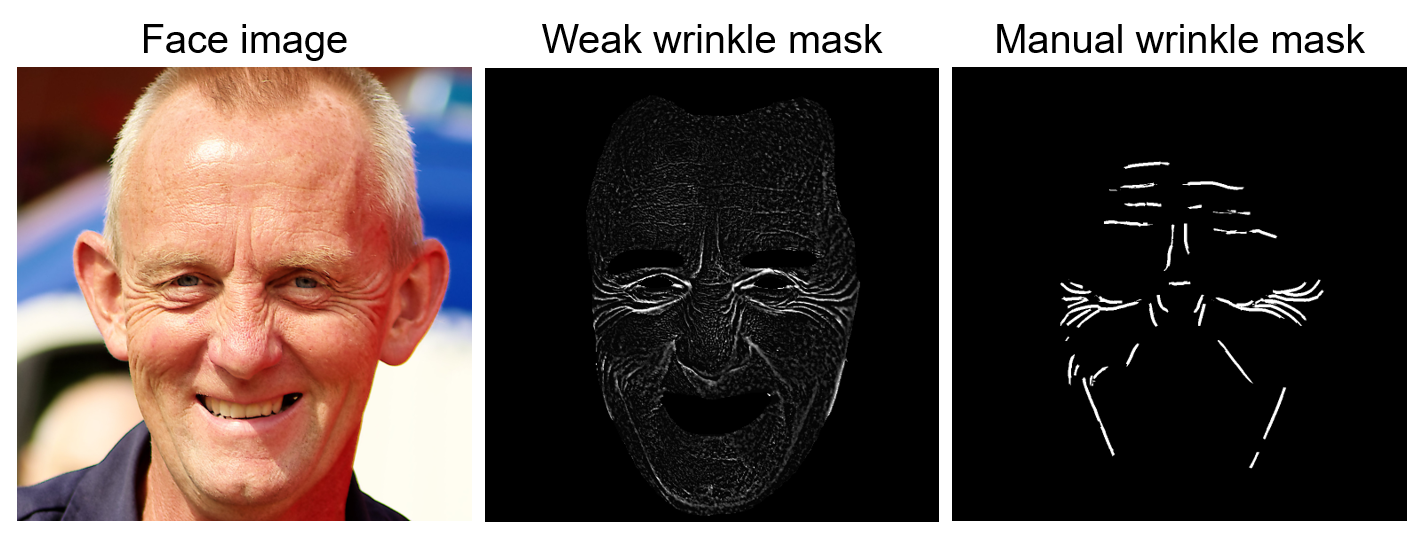
#> input picture overview.png, 1424 x 540 px
$ python -i face_detection.py   (imports and definitions only)
#> lines starting #> are read from the running program, lines starting #| are printed output that depends on the picture
#> further down, picture is the input picture: PIL image 1424x540 RGBA; mean R, G, B, A 99.7, 86.9, 82.9, 255
import cv2
import numpy as np
from PIL import Image

# Load the pre-trained Haar Cascade classifier for face detection
face_cascade = cv2.CascadeClassifier(
    cv2.data.haarcascades + "haarcascade_frontalface_default.xml"
)


def calculate_wrinkle_metrics(mask: np.ndarray) -> tuple[float, int]:
    """
    Calculate wrinkle metrics: percentage of pixels and wrinkle count.

    Args:
        mask (np.ndarray): Binary wrinkle mask (0 and 1).

    Returns:
        float: Wrinkle percentage relative to total pixels.
        int: Wrinkle count (number of connected wrinkle regions).
    """
    mask = mask.astype(np.uint8)
    if mask.ndim == 4:  # If the mask has shape (1, 1, H, W)
        mask = np.squeeze(mask, axis=(0, 1))
    elif mask.ndim == 3:  # If the mask has shape (1, H, W)
        mask = np.squeeze(mask, axis=0)
    wrinkle_percentage = (np.sum(mask > 0) / mask.size) * 100

    # Calculate wrinkle count using connected components

    return round(wrinkle_percentage, 2)


def detect_face(img: Image.Image):
    # Convert the PIL image to a NumPy array
    img_np = np.array(img.convert("RGB"))

    # Convert the image to grayscale
    gray = cv2.cvtColor(img_np, cv2.COLOR_RGB2GRAY)
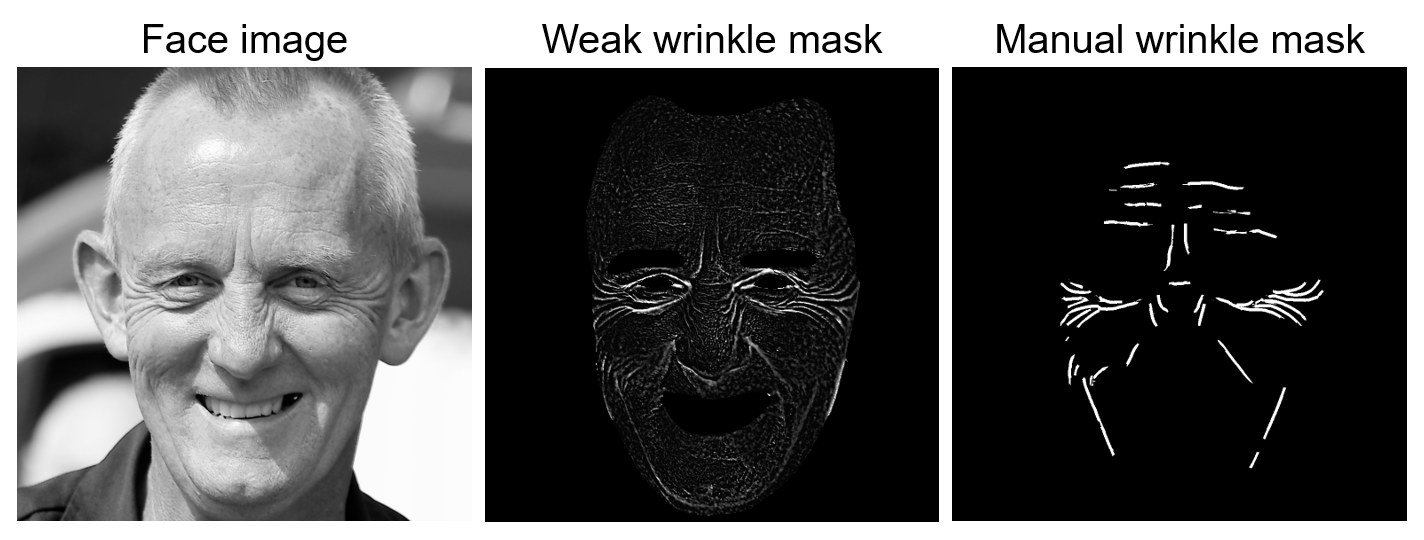
#> gray: shape (540, 1424); min 0, max 255, mean 90.3

    # Perform face detection
    faces = face_cascade.detectMultiScale(
        gray, scaleFactor=1.1, minNeighbors=5, minSize=(30, 30)
    )
#> faces = [[94, 171, 301, 301]]

    # Check if any faces are detected
    if len(faces) == 0:
        return None

    # Draw rectangles around detected faces
    for x, y, w, h in faces:
        cv2.rectangle(img_np, (x, y), (x + w, y + h), (255, 0, 0), 2)
#> this loop made 1 pass
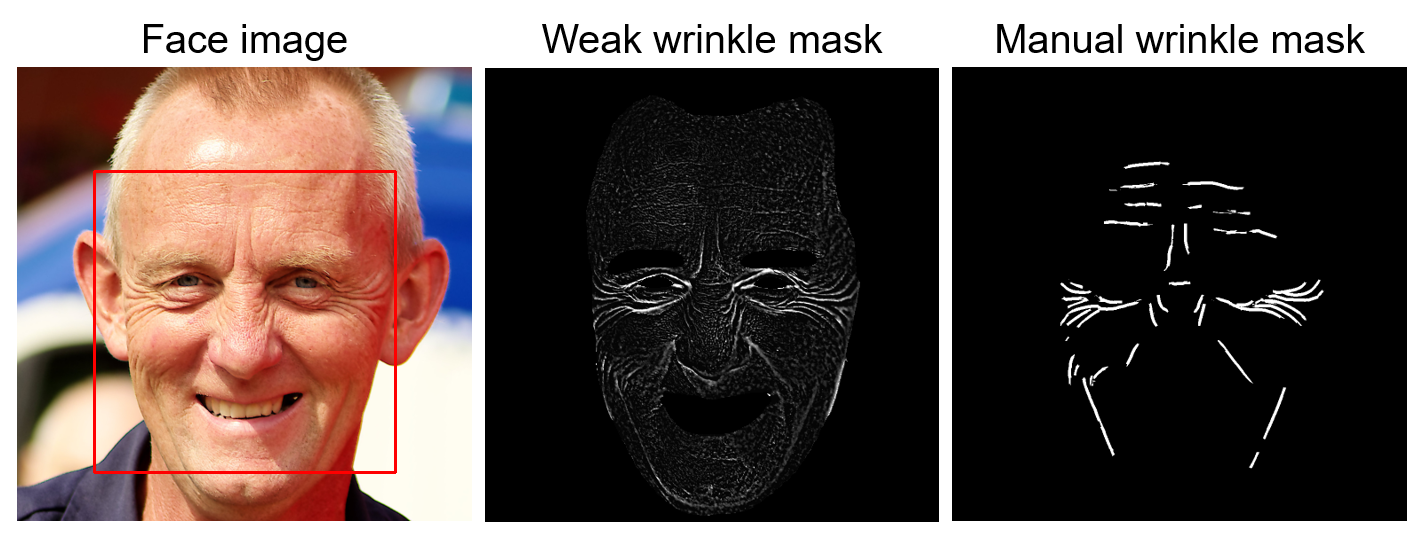
#> img_np: shape (540, 1424, 3); mean R, G, B 100, 86.2, 82.3

    # Convert the NumPy array back to a PIL image
    result_img = Image.fromarray(img_np)

    return result_img

>>> from PIL import Image
>>> picture = Image.open('overview.png')
>>> result = detect_face(picture)

$ run again, on teaser.png
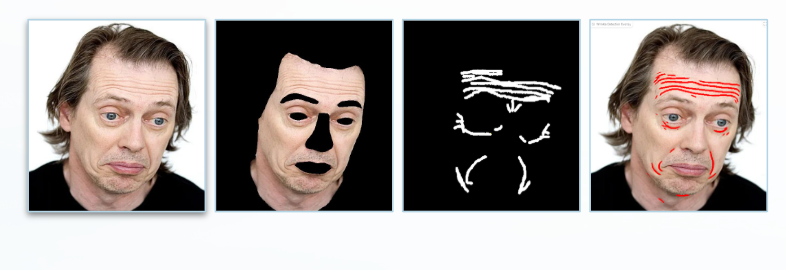
#> input picture teaser.png, 786 x 270 px
#> picture is the input picture: PIL image 786x270 RGBA; mean R, G, B, A 158.4, 151.2, 148.3, 255
#> in detect_face, `gray = cv2.cvtColor(img_np, cv2.COLOR_RGB2GRAY)`:
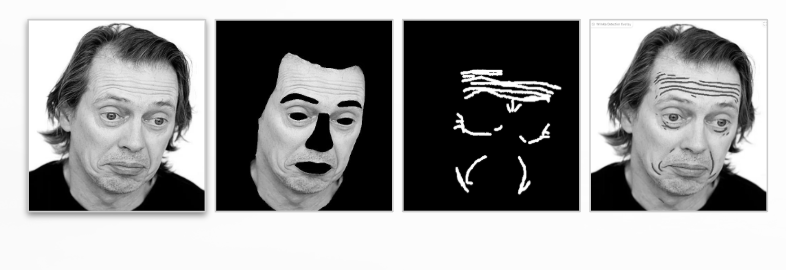
#> gray: shape (270, 786); min 0, max 255, mean 153.1
#> faces = [[74, 69, 121, 121], [632, 69, 129, 129], [248, 56, 143, 143]]
#> the loop in detect_face, `for x, y, w, h in faces:` made 3 passes
#> after the loop in detect_face, `for x, y, w, h in faces:`:
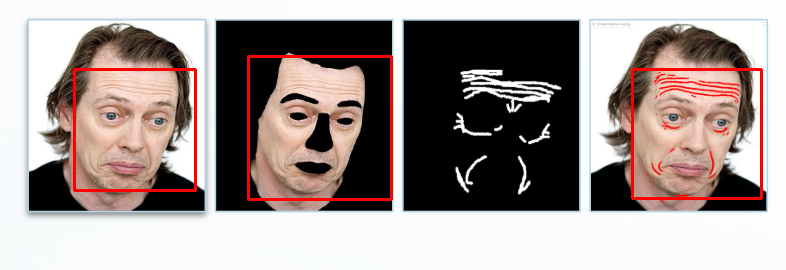
#> img_np: shape (270, 786, 3); mean R, G, B 161.4, 148.9, 146.1

$ run again, on transforms_augmentations_v2.png
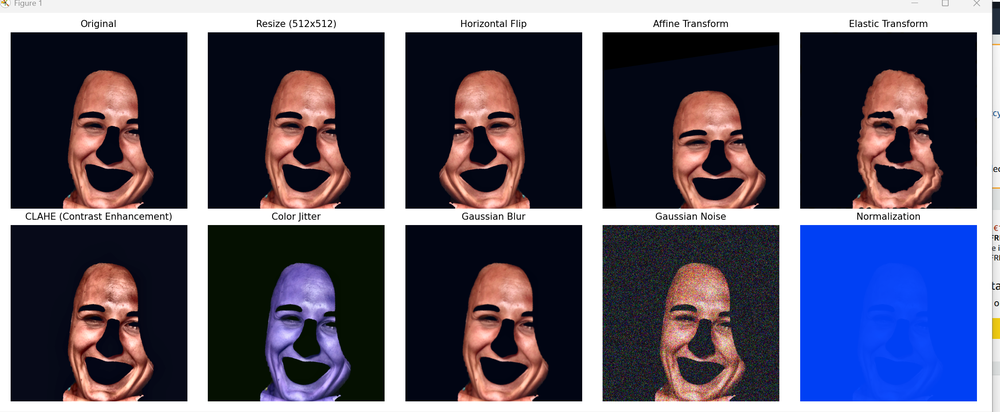
#> input picture transforms_augmentations_v2.png, 1000 x 412 px, shrunk from 2257 x 930 before the run
#> picture is the input picture: PIL image 1000x412 RGBA; mean R, G, B, A 92.1, 88.7, 106.4, 255
#> in detect_face, `gray = cv2.cvtColor(img_np, cv2.COLOR_RGB2GRAY)`:
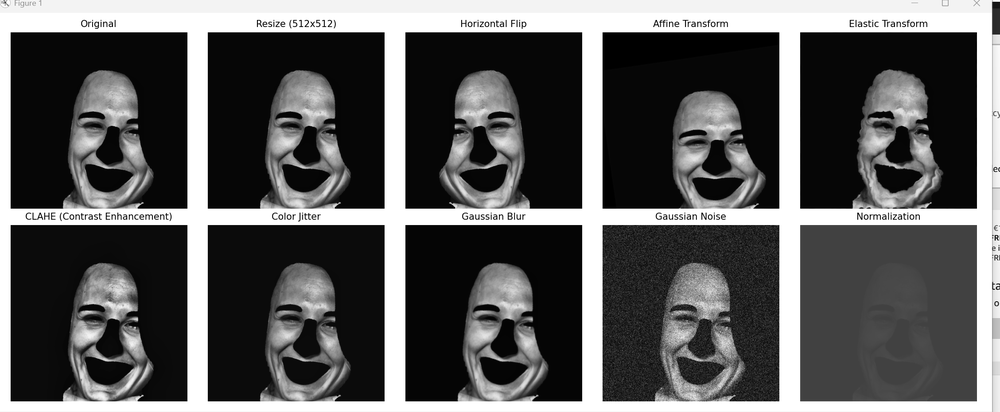
#> gray: shape (412, 1000); min 0, max 255, mean 91.6
#> faces = [[657, 98, 110, 110], [246, 81, 121, 121], [425, 82, 120, 120], [245, 274, 122, 122], [443, 272, 123, 123], [636, 271, 128, 128]]
#> the loop in detect_face, `for x, y, w, h in faces:` made 6 passes
#> after the loop in detect_face, `for x, y, w, h in faces:`:
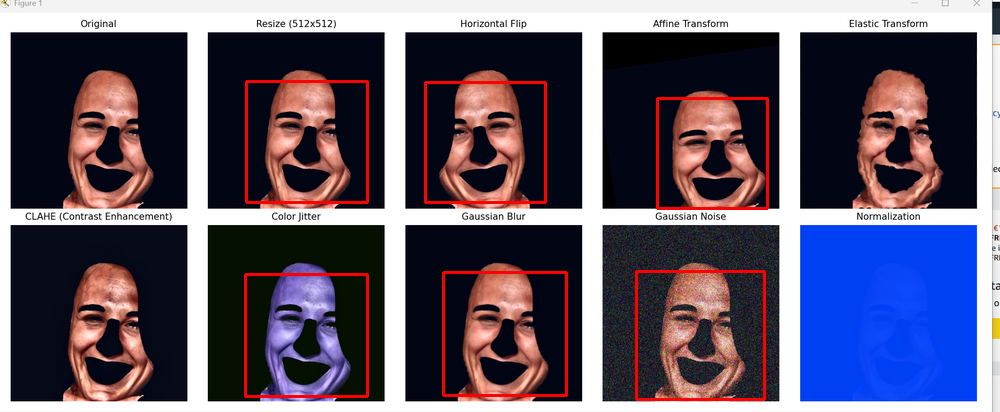
#> img_np: shape (412, 1000, 3); mean R, G, B 96.4, 87.8, 105.5
